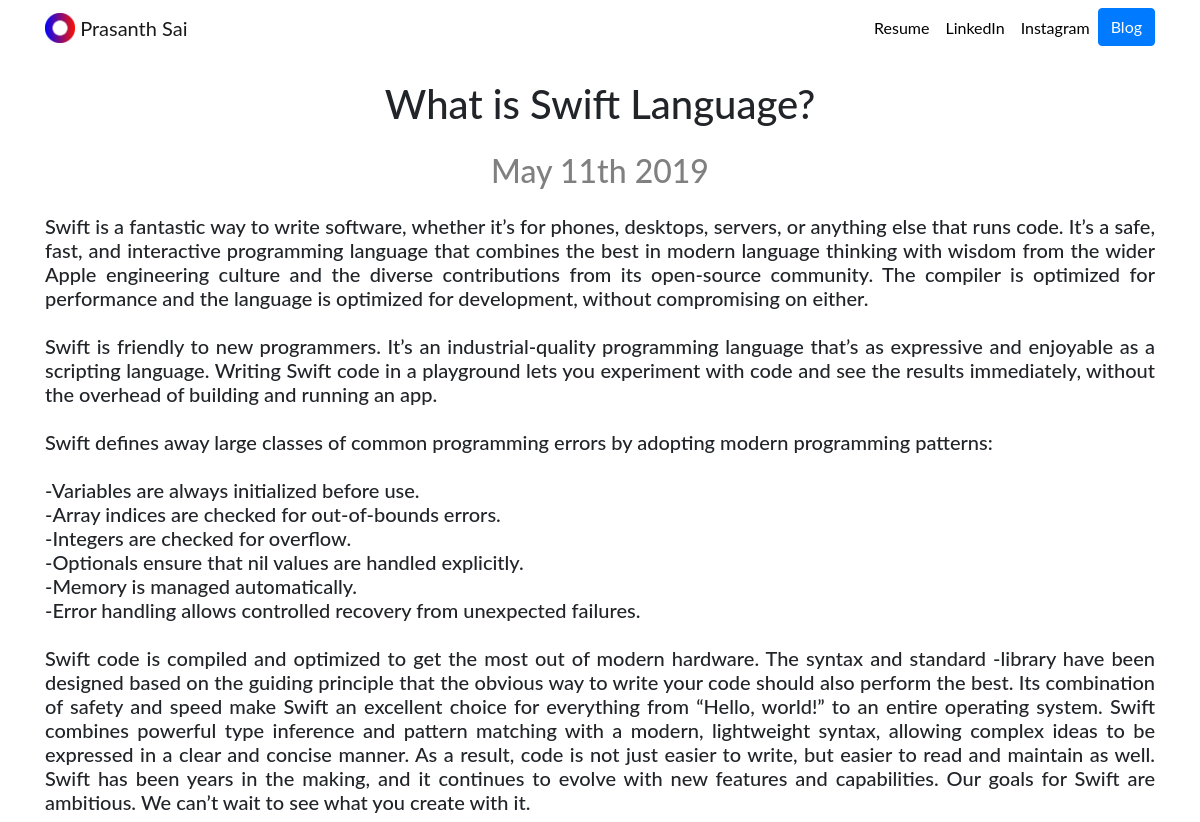
Page /blog/3/ on the committed database.
### blog/models.py (models this page shows, shortened)
class blog_data(models.Model):
    title = models.CharField(max_length=100)
    date = models.DateField()
    description = models.TextField()

### blog/views.py (the view)
# urls.py: path('<int:blog_id>/', views.detail_view, name = 'detail')
def detail_view(request, blog_id):
    blog = get_object_or_404(blog_data, pk = blog_id)
    return render(request, 'detail_view.html', {'blog_dta':blog})

### blog/templates/detail_view.html (shortened to what this page needs)
{% extends 'bootstrap_content.html' %}
{% block content %}
<h1 class="font-weight text-center my-4">{{ blog_dta.title }}</h1>
<h2 class="font-weight text-center my-4" style="color: gray">{{ blog_dta.date|date:'F jS Y' }}</h2>
<h5 align="justify">{{ blog_dta.description|safe }}</h5>
{% endblock %}

### portfolio/static/portfolio/custom.css (style rules this page uses)
body { font-family: 'Lato', sans-serif; }

### rows in the picture
blog_data: title "What is Swift Language?", date "May 11th 2019", description "Swift is a fantastic way to write software, whether it’s for phones, desktops, servers, or anything else that runs code. It’s a safe, fast, and interactive programming language that combines the best in modern language thinking with wisdom from the wider Apple engineering culture and the diverse contributions from its open-source community. The compiler is optimized for performance and the language is optimized for development, without compromising on either. Swift is friendly to new programmers. It’s an industrial-quality programming language that’s as expressive and enjoyable as a scripting language. Writing Swift code in a playground lets you experiment with code and see the results…"
